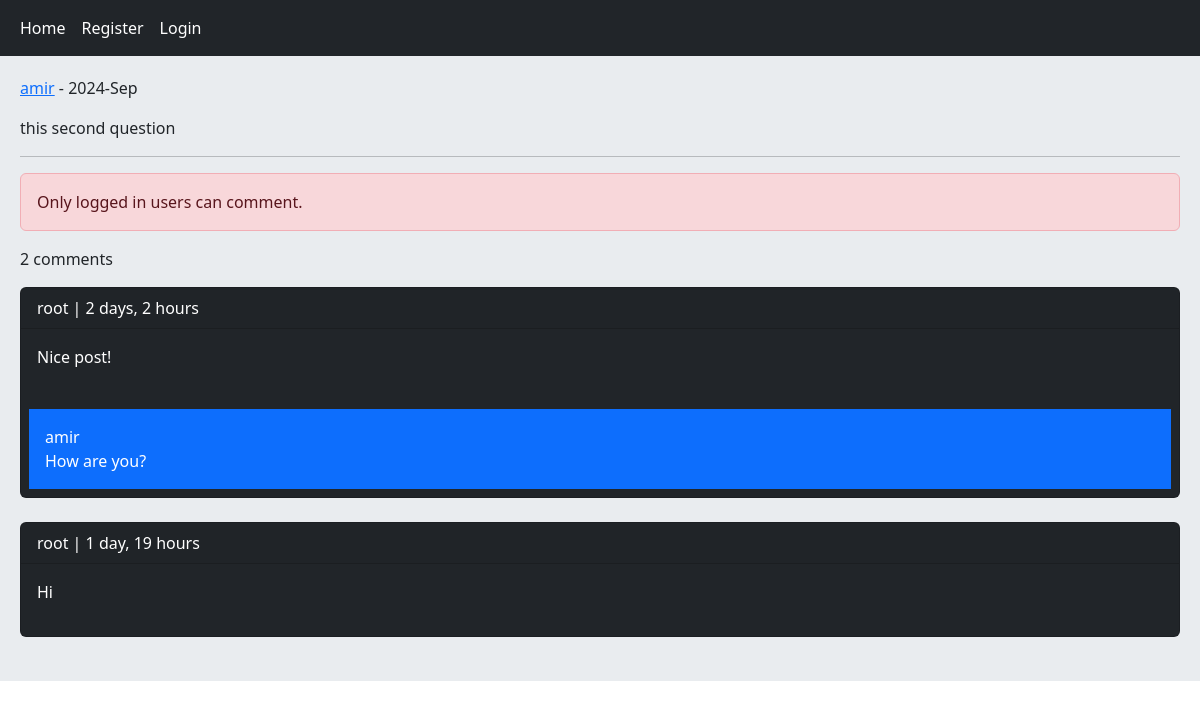
The page /post/2/this-second-question/ on the database its author committed.
### home/models.py (models this page shows, shortened)
class Post(models.Model):
    user = models.ForeignKey(User, on_delete=models.CASCADE, related_name='posts')
    body = models.TextField()
    slug = models.SlugField()
    created = models.DateTimeField(auto_now_add=True)
    update = models.DateTimeField(auto_now=True)
    class Meta:
        ordering = ('-created',)

class Comment(models.Model):
    user = models.ForeignKey(User, on_delete=models.CASCADE, related_name='ucomments')
    post = models.ForeignKey(Post, on_delete=models.CASCADE, related_name='pcomments')
    reply = models.ForeignKey('self', on_delete=models.CASCADE, related_name='rcomments', blank=True, null=True)
    is_reply = models.BooleanField(default=False)
    body = models.TextField(max_length=400)
    created = models.DateTimeField(auto_now_add=True)

### home/views.py (the view, shortened to what this page needs)
# urls.py: path('post/<int:post_id>/<slug:post_slug>/', views.PostDatailView.as_view(), name='post_detail'),
class PostDatailView(View):
    form_class = CommentCreateForm
    form_class_reply = CommentReplyForm
    def setup(self, request, *args, **kwargs):
        self.post_instance = get_object_or_404(Post, pk=kwargs['post_id'], slug=kwargs['post_slug'])
        return super().setup(request, *args, **kwargs)
    def get(self, request, *args, **kwargs):
        comments = self.post_instance.pcomments.filter(is_reply=False)
        can_like = False
        if request.user.is_authenticated and self.post_instance.user_can_like(request.user):
            can_like = True
        return render(request, 'home/detail.html', {'post':self.post_instance, 'comments':comments, 'form':self.form_class, 'reply_form':self.form_class_reply, 'can_like':can_like})

### home/templates/home/detail.html (shortened to what this page needs)
{% extends 'base.html' %}
{% block content %}
    <p><a href="{% url 'account:user_profile' post.user.id %}">{{ post.user.username }}</a> - {{ post.created|date:"Y-M" }}</p>
    <p>{{ post.body }}</p><hr/>
    {% if request.user.is_authenticated %}
        <form action="" method="post">
            {% csrf_token %}
            {{ form.as_p }}
            <input type="submit" value="Send">
        </form><br/>
        {% else %}
            <p class="alert alert-danger">Only logged in users can comment.</p>
    {% endif %}
    <p>{{ comments.count }} comments</p>
    {% for comment in comments %}
        <div class="card bg-dark text-white">
            <p class="card-header">{{ comment.user }} | {{ comment.created|timesince }}</p>
            <p class="card-body">{{ comment.body }}</p>
            {% with replies=comment.rcomments.all %}
                {% for reply in replies %}
                    <p class="bg-primary p-3 m-2">{{ reply.user }} <br/> {{ reply.body }}</p>
                {% endfor %}
            {% endwith %}
        </div><br/>
    {% empty %}
        <p>No comments yet</p>
    {% endfor %}
{% endblock %}

### rows shown on the page
Post: user.username "amir", created "2024-Sep", body "this second question"
Comment: user "root", created "2 days, 2 hours", body "Nice post!"
Comment: user "amir", body "How are you?"
Comment: user "root", created "1 day, 19 hours", body "Hi"

### other values the page prints
{{ comments.count }} "2"
